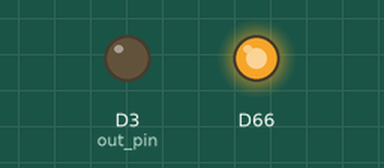
The sketch below on a simulated Arduino Due. Parts: output pins drawn as LEDs (lit = HIGH). What the sketch prints to the serial monitor is not drawn.

Above: at 0.05 s.
Timing chart, 0 to 3.0 s (numbered marks = the images above):
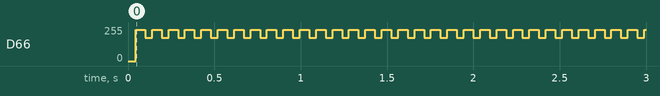

The sketch:

test.ino
```cpp
double t;
const double pi = 3.141592653589793238462643;
int val = 0;      // variable to store the value read
double f = 1000;  // sine wave frequency in Hz
double current_t_in_seconds = 0;

int out_pin = 3;

void setup() {

  //  analogWriteResolution(12);  // set the analog output resolution to 12 bit (4096 levels)
  //  analogReadResolution(12);   // set the analog input resolution to 12 bit
  Serial.begin(9600);
  pinMode(out_pin, OUTPUT); // declare pin 9 to be an output:
}


double map_double(double x, double in_min, double in_max, double out_min, double out_max) {
  return (x - in_min) * (out_max - out_min) / (in_max - in_min) + out_min;
}

void loop() {
  //  analogWrite(DAC0, waveformsTable[wave0][i]);  // write the selected waveform on DAC0
  //  analogWrite(DAC1, waveformsTable[wave1][i]);  // write the selected waveform on DAC1
  //  Serial.println(waveformsTable[wave0][i]);

  t = micros() * 0.000001; // convert microseconds to seconds
  //  Serial.println(t);


  //  val = (int) map_double(sin(2 * pi * f * t), -1, 1, 0, 255);
  val = (int) map_double(sin(2 * pi * f * t), -1, 1, 0, 4095);

  analogWrite(DAC0, val);
  //  analogWrite(out_pin, val);

  Serial.println(val);

}
```

Measured:
- by itself, D66: repeats every 0.10 s: 173/255 0.04 s, 233/255 0.05 s
